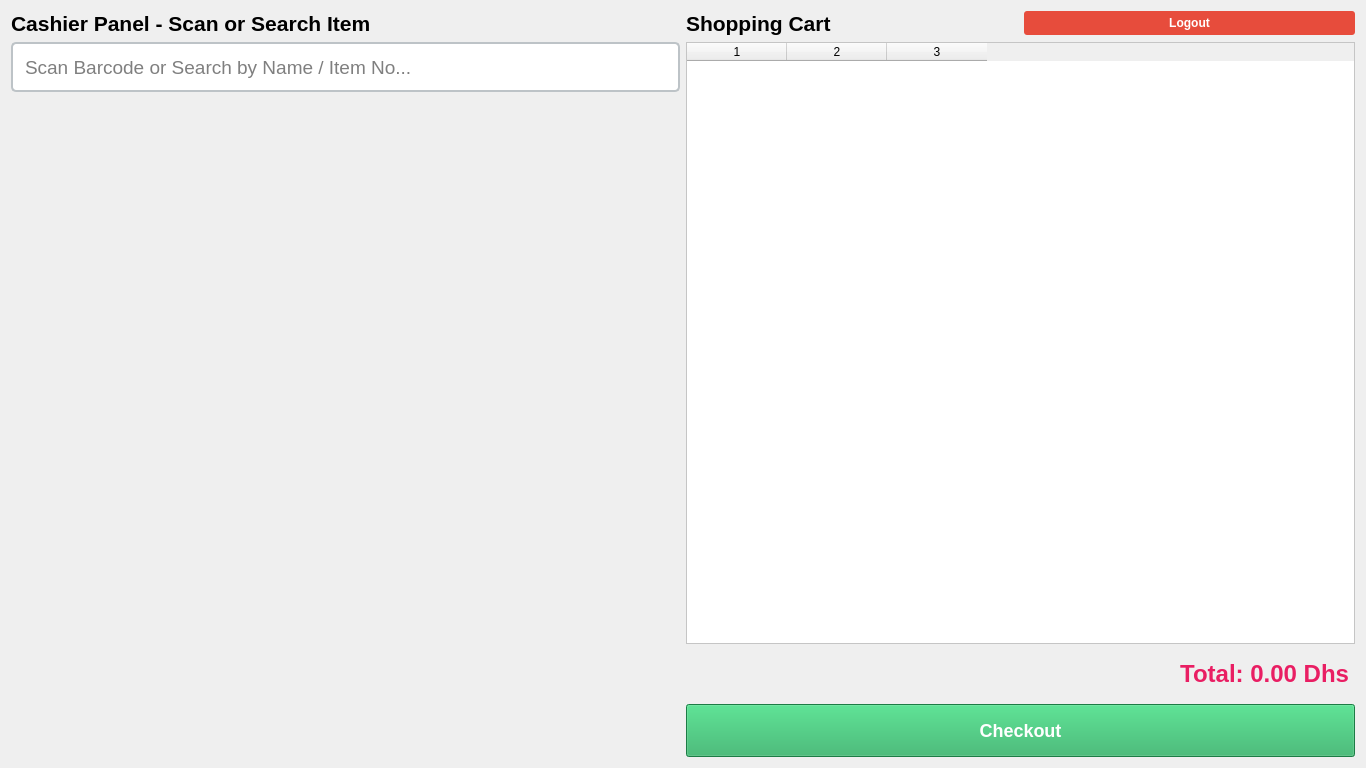
<?xml version='1.0' encoding='UTF-8'?>
<ui version="4.0">
 <class>POSWindow</class>
 <widget class="QWidget" name="POSWindow">
  <property name="styleSheet">
   <string>QLabel { color: black; } QTableWidget { color: black; background-color: white; }</string>
  </property>
  <property name="geometry">
   <rect>
    <x>0</x>
    <y>0</y>
    <width>1366</width>
    <height>768</height>
   </rect>
  </property>
  <layout class="QHBoxLayout" name="mainLayout"><item><layout class="QVBoxLayout" name="leftPanel"><item><widget class="QLabel" name="headerLabel"><property name="text"><string>Cashier Panel - Scan or Search Item</string></property><property name="font"><font><weight>75</weight><bold>true</bold><pointsize>16</pointsize></font></property></widget></item><item><widget class="QLineEdit" name="searchBox"><property name="placeholderText"><string>Scan Barcode or Search by Name / Item No...</string></property><property name="font"><font><pointsize>14</pointsize></font></property><property name="styleSheet"><string>padding: 10px; background-color: white; color: black; border: 2px solid #bdc3c7; border-radius: 5px;</string></property><property name="minimumSize"><size><width>0</width><height>50</height></size></property></widget></item><item><spacer name="verticalSpacer_left"><property name="orientation"><enum>Qt::Vertical</enum></property><property name="sizeHint" stdset="0"><size><width>20</width><height>40</height></size></property></spacer></item></layout></item><item><layout class="QVBoxLayout" name="rightPanel"><item><layout class="QHBoxLayout" name="cartHeaderLayout"><item><widget class="QLabel" name="cartLabel"><property name="text"><string>Shopping Cart</string></property><property name="font"><font><weight>75</weight><bold>true</bold><pointsize>16</pointsize></font></property></widget></item><item><widget class="QPushButton" name="logoutBtn"><property name="text"><string>Logout</string></property><property name="styleSheet"><string>background-color: #e74c3c; color: white; font-weight: bold; padding: 5px 15px; border-radius: 3px;</string></property></widget></item></layout></item><item><widget class="QTableWidget" name="cartTable"><property name="columnCount"><number>3</number></property><property name="editTriggers"><set>QAbstractItemView::NoEditTriggers</set></property><property name="selectionBehavior"><enum>QAbstractItemView::SelectRows</enum></property><property name="alternatingRowColors"><bool>true</bool></property></widget></item><item><widget class="QLabel" name="totalLabel"><property name="text"><string>Total: 0.00 Dhs</string></property><property name="alignment"><set>Qt::AlignRight|Qt::AlignTrailing|Qt::AlignVCenter</set></property><property name="styleSheet"><string>color: #e91e63; font-size: 24px; font-weight: bold; margin: 10px 0px;</string></property></widget></item><item><widget class="QPushButton" name="checkoutBtn"><property name="text"><string>Checkout</string></property><property name="styleSheet"><string>background-color: #27ae60; color: white; font-weight: bold; font-size: 18px; padding: 15px;</string></property></widget></item></layout></item></layout></widget>
 <resources />
 <connections />
</ui>
